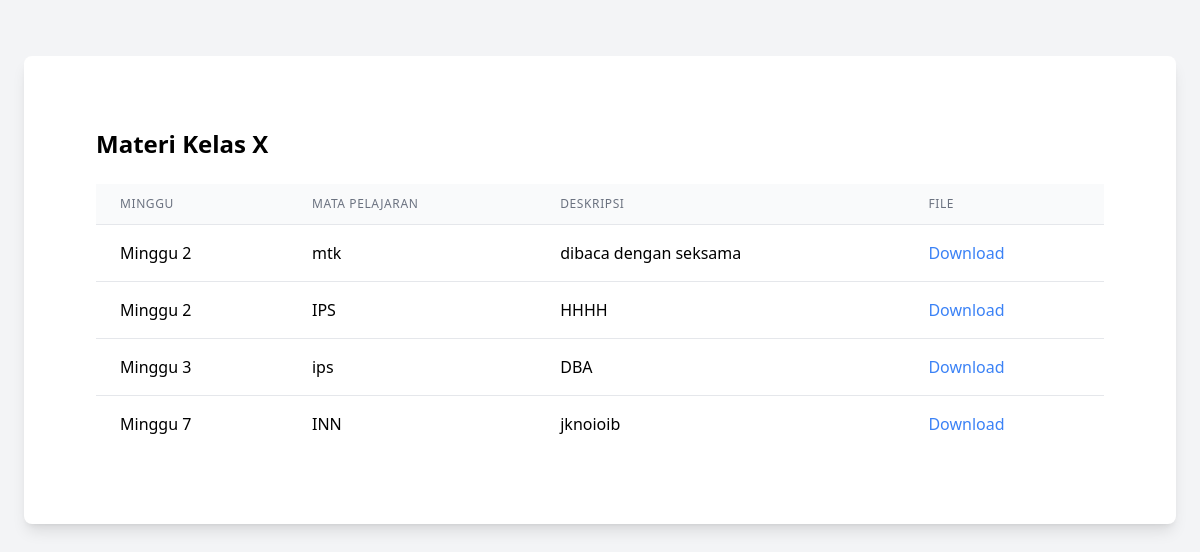
Screenshot of /materi/materi.php (signed in) with the database file from the repository.
### tables this page shows
CREATE TABLE `materi` (
  `id` int(11) NOT NULL,
  `mata_pelajaran` varchar(50) NOT NULL,
  `kelas` varchar(10) NOT NULL,
  `minggu` int(11) NOT NULL,
  `deskripsi` text DEFAULT NULL,
  `file_path` varchar(255) DEFAULT NULL
);

### public/materi/materi.php (the view, shortened to what this page needs)
<?php
include '../db.php';
$kelas = $_SESSION['kelas'];
$sql = "SELECT * FROM materi WHERE kelas='$kelas' ORDER BY minggu";
$result = $conn->query($sql);
?>
<!DOCTYPE html>
<html>
<head>
    <link href="https://cdn.jsdelivr.net/npm/tailwindcss@2.2.19/dist/tailwind.min.css" rel="stylesheet">
    <link href="../style.css" rel="stylesheet">
</head>
<body class="bg-gray-100 p-6">
<div class="max-w-8xl bg-white shadow-lg rounded-lg mx-auto my-8 p-16 text-left justify-start">
    <div class="bg-succes p-2 text-dark bg-opacity-10">
        <h2 class="text-2xl font-bold mb-6">Materi Kelas <?php echo $kelas; ?></h2>
        <table class="min-w-full divide-y divide-gray-200">
            <thead class="bg-gray-50">
                <tr>
                    <th class="px-6 py-3 text-left text-xs font-medium text-gray-500 uppercase tracking-wider">Minggu</th>
                    <th class="px-6 py-3 text-left text-xs font-medium text-gray-500 uppercase tracking-wider">Mata Pelajaran</th>
                    <th class="px-6 py-3 text-left text-xs font-medium text-gray-500 uppercase tracking-wider">Deskripsi</th>
                    <th class="px-6 py-3 text-left text-xs font-medium text-gray-500 uppercase tracking-wider">File</th>
                </tr>
            </thead>
            <tbody class="bg-white divide-y divide-gray-200">
                <?php while ($row = $result->fetch_assoc()): ?>
                    <tr>
                        <td class="px-6 py-4 whitespace-nowrap"><?php echo "Minggu " . $row['minggu']; ?></td>
                        <td class="px-6 py-4 whitespace-nowrap"><?php echo $row['mata_pelajaran']; ?></td>
                        <td class="px-6 py-4 whitespace-nowrap"><?php echo $row['deskripsi']; ?></td>
                        <td class="px-6 py-4 whitespace-nowrap">
                            <?php if ($row['file_path']): ?>
                                <a href="<?php echo $row['file_path']; ?>" class="text-blue-500 hover:text-blue-700">Download</a>
                            <?php endif; ?>
                        </td>
                    </tr>
                <?php endwhile; ?>
            </tbody>
        </table>
    </div>
</div>
</body>
</html>

### public/style.css (style rules this page uses)
html, :host { line-height: 1.5; -webkit-text-size-adjust: 100%; -moz-tab-size: 4; -o-tab-size: 4; tab-size: 4; font-family: ui-sans-serif, system-ui, sans-serif, "Apple Color Emoji", "Segoe UI Emoji", "Segoe UI Symbol", "Noto Color Emoji"; font-feature-settings: normal; font-variation-settings: normal; -webkit-tap-highlight-color: transparent; }
body { margin: 0; line-height: inherit; }
h1, h2, h3, h4, h5, h6 { font-size: inherit; font-weight: inherit; }
a { color: inherit; text-decoration: inherit; }
table { text-indent: 0; border-color: inherit; border-collapse: collapse; }
blockquote, dl, dd, h1, h2, h3, h4, h5, h6, hr, figure, p, pre { margin: 0; }
.mx-auto { margin-left: auto; margin-right: auto; }
.my-8 { margin-top: 2rem; margin-bottom: 2rem; }
.mb-6 { margin-bottom: 1.5rem; }
.min-w-full { min-width: 100%; }
.justify-start { justify-content: flex-start; }
.whitespace-nowrap { white-space: nowrap; }
.rounded-lg { border-radius: 0.5rem; }
.bg-gray-100 { --tw-bg-opacity: 1; background-color: rgb(243 244 246 / var(--tw-bg-opacity)); }
.bg-white { --tw-bg-opacity: 1; background-color: rgb(255 255 255 / var(--tw-bg-opacity)); }
.bg-opacity-10 { --tw-bg-opacity: 0.1; }
.p-16 { padding: 4rem; }
.p-2 { padding: 0.5rem; }
.p-6 { padding: 1.5rem; }
.px-6 { padding-left: 1.5rem; padding-right: 1.5rem; }
.py-3 { padding-top: 0.75rem; padding-bottom: 0.75rem; }
.py-4 { padding-top: 1rem; padding-bottom: 1rem; }
.text-left { text-align: left; }
.text-2xl { font-size: 1.5rem; line-height: 2rem; }
.text-xs { font-size: 0.75rem; line-height: 1rem; }
.font-bold { font-weight: 700; }
.font-medium { font-weight: 500; }
.uppercase { text-transform: uppercase; }
.tracking-wider { letter-spacing: 0.05em; }
.text-gray-500 { --tw-text-opacity: 1; color: rgb(107 114 128 / var(--tw-text-opacity)); }
.shadow-lg { --tw-shadow: 0 10px 15px -3px rgb(0 0 0 / 0.1), 0 4px 6px -4px rgb(0 0 0 / 0.1); --tw-shadow-colored: 0 10px 15px -3px var(--tw-shadow-color), 0 4px 6px -4px var(--tw-shadow-color); box-shadow: var(--tw-ring-offset-shadow, 0 0 #0000), var(--tw-ring-shadow, 0 0 #0000), var(--tw-shadow); }

### rows the page displays
materi: minggu "2", mata_pelajaran "mtk", deskripsi "dibaca dengan seksama"
materi: minggu "2", mata_pelajaran "IPS", deskripsi "HHHH"
materi: minggu "3", mata_pelajaran "ips", deskripsi "DBA"
materi: minggu "7", mata_pelajaran "INN", deskripsi "jknoioib"

### other values shown
$kelas "X"
